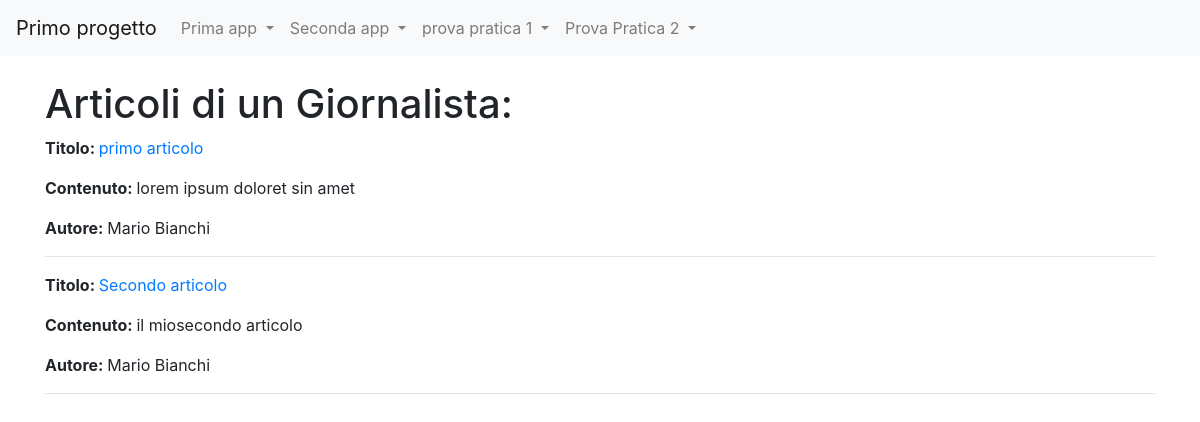
The page /news/lista_articoli/3 on the database its author committed.
### news/models.py (models this page shows, shortened)
class Articolo(models.Model):
    titolo = models.CharField(max_length=100)
    contenuto = models.TextField()
    giornalista = models.ForeignKey(Giornalista, on_delete=models.CASCADE, related_name="articoli")
    data=models.DateField(auto_now=True,blank=True)
    visualizzazioni = models.IntegerField(default = 0,blank=True)
    class Meta:
        verbose_name = "Articolo"
        verbose_name_plural = "Articoli"

class Giornalista(models.Model):
    nome = models.CharField(max_length=20)
    cognome = models.CharField(max_length=20)
    anno_di_nascita = models.DateField(blank=True)
    def __str__(self):
        return self.nome +" "+ self.cognome
    class Meta:
        verbose_name = "Giornalista"
        verbose_name_plural = "Giornalisti"

### news/views.py (the view)
# urls.py: path('lista_articoli/<int:pk>', listaArticoli, name="lista_articoli_giornalista"),
def listaArticoli(request, pk=None):
    if(pk==None):
        articoli = Articolo.objects.all()
    else:
        articoli = Articolo.objects.filter(giornalista_id=pk)
    context = {
        'pk': pk,
        'articoli': articoli
    }
    return render(request, 'lista_articoli.html', context)

### news/templates/lista_articoli.html (shortened to what this page needs)
{% extends "base.html"%}
{%block content%}
    {% if pk == None %}
        <h1>Tutti gli Articoli:</h1>
    {% else %}
        <h1>Articoli di un Giornalista:</h1>
    {% endif %}
    {% for x in articoli %}
        <p><strong>Titolo: </strong><a href="">{{ x.titolo }}</a></p>
        <p><strong>Contenuto: </strong><a>{{ x.contenuto }}</a></p>
        <p><strong>Autore: </strong><a>{{ x.giornalista }}</a></p>
        <hr>
    {% endfor %}
{%endblock content%}

### rows shown on the page
Articolo: titolo "primo articolo", contenuto "lorem ipsum doloret sin amet", giornalista "Mario Bianchi"
Articolo: titolo "Secondo articolo", contenuto "il miosecondo articolo", giornalista "Mario Bianchi"
